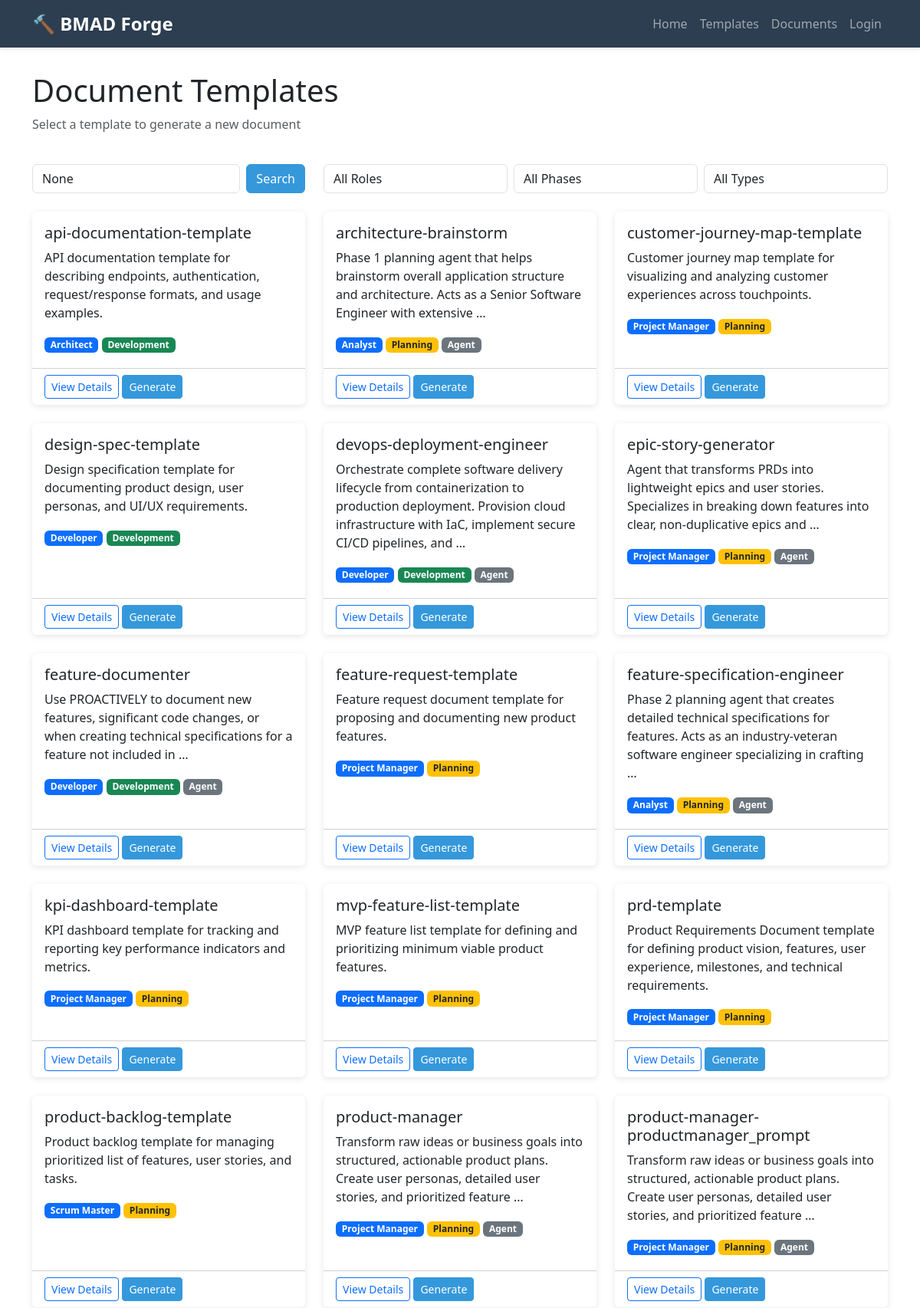
/forge/templates/ (upper part), run on the app's committed database.
### forge/models.py (models this page shows, shortened)
class DocumentTemplate(models.Model):
    DOCUMENT_TYPES = [
        ('memorandum', 'Memorandum'),
        ('letter', 'Letter'),
        ('report', 'Report'),
        ('form', 'Form'),
        ('other', 'Other'),
    ]
    AGENT_ROLES = [
        ('orchestrator', 'Orchestrator'),
        ('analyst', 'Analyst'),
        ('pm', 'Project Manager'),
        ('architect', 'Architect'),
        ('scrum_master', 'Scrum Master'),
        ('developer', 'Developer'),
        ('qa', 'QA Engineer'),
    ]
    WORKFLOW_PHASES = [
        ('planning', 'Planning'),
        ('development', 'Development'),
    ]
    TEMPLATE_TYPES = [
        ('template', 'Document Template'),
        ('agent', 'Agent Prompt'),
    ]
    name = models.CharField(max_length=200, unique=True)
    document_type = models.CharField(max_length=50, choices=DOCUMENT_TYPES, default='other')
    description = models.TextField(blank=True)
    template_content = models.TextField(help_text="HTML template content")
    css_content = models.TextField(blank=True, help_text="CSS styling")
    js_content = models.TextField(blank=True, help_text="JavaScript for interactivity")
    agent_role = models.CharField(max_length=50, choices=AGENT_ROLES, blank=True)
    agent_roles = models.JSONField(default=list, blank=True)
    workflow_phase = models.CharField(max_length=50, choices=WORKFLOW_PHASES, blank=True)
    category = models.CharField(max_length=100, blank=True)
    template_type = models.CharField(max_length=20, choices=TEMPLATE_TYPES, default='template')
    source_file = models.CharField(max_length=255, blank=True, unique=True, null=True)
    created_at = models.DateTimeField(auto_now_add=True)
    updated_at = models.DateTimeField(auto_now=True)
    created_by = models.ForeignKey(User, on_delete=models.SET_NULL, null=True, related_name='templates_created')
    is_active = models.BooleanField(default=True)
    template_variables = models.TextField(
        blank=True,
        help_text="JSON object defining required variables"
    )
    class Meta:
        ordering = ['name']
        verbose_name = 'Document Template'
        verbose_name_plural = 'Document Templates'
        indexes = [
            models.Index(fields=['agent_role', 'workflow_phase']),
        ]

### forge/views.py (the view, shortened to what this page needs)
# urls.py: path('templates/', views.template_list, name='template_list'),
def template_list(request):
    templates = DocumentTemplate.objects.filter(is_active=True)
    doc_type = request.GET.get('type')
    if doc_type:
        templates = templates.filter(document_type=doc_type)
    phase = request.GET.get('phase')
    if phase:
        templates = templates.filter(workflow_phase=phase)
    template_type = request.GET.get('template_type')
    if template_type:
        templates = templates.filter(template_type=template_type)
    search = request.GET.get('search')
    if search:
        templates = templates.filter(
            Q(name__icontains=search) | Q(description__icontains=search)
        )
    role = request.GET.get('role')
    context = {
        'templates': templates,
        'document_types': DocumentTemplate.DOCUMENT_TYPES,
        'agent_roles': DocumentTemplate.AGENT_ROLES,
        'workflow_phases': DocumentTemplate.WORKFLOW_PHASES,
        'template_types': DocumentTemplate.TEMPLATE_TYPES,
        'current_type': doc_type,
        'current_role': role,
        'current_phase': phase,
        'current_template_type': template_type,
        'search_query': search,
    }
    return render(request, 'forge/template_list.html', context)

### forge/templates/forge/template_list.html (shortened to what this page needs)
{% extends 'forge/base.html' %}
{% block content %}
<div class="row mb-4">
    <div class="col-12">
        <h1>Document Templates</h1>
        <p class="text-muted">Select a template to generate a new document</p>
    </div>
</div>
<div class="row mb-4">
    <div class="col-md-4">
        <form method="get" class="d-flex">
            <input type="text" name="search" class="form-control me-2" placeholder="Search templates..." value="{{ search_query }}">
            <button type="submit" class="btn btn-primary">Search</button>
        </form>
    </div>
    <div class="col-md-8">
        <div class="d-flex gap-2">
            <select class="form-control" onchange="updateFilter('role', this.value)">
                <option value="">All Roles</option>
            </select>
            <select class="form-control" onchange="updateFilter('phase', this.value)">
                <option value="">All Phases</option>
            </select>
            <select class="form-control" onchange="updateFilter('template_type', this.value)">
                <option value="">All Types</option>
            </select>
        </div>
    </div>
</div>
<div class="row">
    {% for template in templates %}
    <div class="col-md-6 col-lg-4 mb-4">
        <div class="card h-100">
            <div class="card-body">
                <h5 class="card-title">{{ template.name }}</h5>
                <p class="card-text">{{ template.description|truncatewords:20 }}</p>
                {% if template.agent_role %}
                <span class="badge bg-primary mb-1">{{ template.get_agent_role_display }}</span>
                {% endif %}
                {% if template.workflow_phase %}
                <span class="badge {% if template.workflow_phase == 'planning' %}bg-warning text-dark{% else %}bg-success{% endif %} mb-1">{{ template.get_workflow_phase_display }}</span>
                {% endif %}
                {% if template.template_type == 'agent' %}
                <span class="badge bg-secondary mb-1">Agent</span>
                {% endif %}
            </div>
            <div class="card-footer bg-transparent">
                <a href="{% url 'forge:template_detail' template.id %}" class="btn btn-outline-primary btn-sm">
                    View Details
                </a>
                <a href="{% url 'forge:generate_document' template.id %}" class="btn btn-primary btn-sm">
                    Generate
                </a>
            </div>
        </div>
    </div>
    {% empty %}
    <div class="col-12">
        <div class="alert alert-info">
            No templates found. {% if search_query or current_role or current_phase or current_template_type %}Try adjusting your filters.{% endif %}
        </div>
    </div>
    {% endfor %}
</div>
{% endblock %}

### data on the page
DocumentTemplate: name "api-documentation-template", description "API documentation template for describing endpoints, authentication, request/response formats, and usage examples.", agent_role "Architect", workflow_phase "Development"
DocumentTemplate: name "architecture-brainstorm", description "Phase 1 planning agent that helps brainstorm overall application structure and architecture. Acts as a Senior Software Engineer with extensive …", agent_role "Analyst", workflow_phase "Planning", template_type "Agent"
DocumentTemplate: name "customer-journey-map-template", description "Customer journey map template for visualizing and analyzing customer experiences across touchpoints.", agent_role "Project Manager", workflow_phase "Planning"
DocumentTemplate: name "design-spec-template", description "Design specification template for documenting product design, user personas, and UI/UX requirements.", agent_role "Developer", workflow_phase "Development"
DocumentTemplate: name "devops-deployment-engineer", description "Orchestrate complete software delivery lifecycle from containerization to production deployment. Provision cloud infrastructure with IaC, implement secure CI/CD pipelines, and …", agent_role "Developer", workflow_phase "Development", template_type "Agent"
DocumentTemplate: name "epic-story-generator", description "Agent that transforms PRDs into lightweight epics and user stories. Specializes in breaking down features into clear, non-duplicative epics and …", agent_role "Project Manager", workflow_phase "Planning", template_type "Agent"
DocumentTemplate: name "feature-documenter", description "Use PROACTIVELY to document new features, significant code changes, or when creating technical specifications for a feature not included in …", agent_role "Developer", workflow_phase "Development", template_type "Agent"
DocumentTemplate: name "feature-request-template", description "Feature request document template for proposing and documenting new product features.", agent_role "Project Manager", workflow_phase "Planning"
DocumentTemplate: name "feature-specification-engineer", description "Phase 2 planning agent that creates detailed technical specifications for features. Acts as an industry-veteran software engineer specializing in crafting …", agent_role "Analyst", workflow_phase "Planning", template_type "Agent"
DocumentTemplate: name "kpi-dashboard-template", description "KPI dashboard template for tracking and reporting key performance indicators and metrics.", agent_role "Project Manager", workflow_phase "Planning"
DocumentTemplate: name "mvp-feature-list-template", description "MVP feature list template for defining and prioritizing minimum viable product features.", agent_role "Project Manager", workflow_phase "Planning"
DocumentTemplate: name "prd-template", description "Product Requirements Document template for defining product vision, features, user experience, milestones, and technical requirements.", agent_role "Project Manager", workflow_phase "Planning"
DocumentTemplate: name "product-backlog-template", description "Product backlog template for managing prioritized list of features, user stories, and tasks.", agent_role "Scrum Master", workflow_phase "Planning"
DocumentTemplate: name "product-manager", description "Transform raw ideas or business goals into structured, actionable product plans. Create user personas, detailed user stories, and prioritized feature …", agent_role "Project Manager", workflow_phase "Planning", template_type "Agent"
DocumentTemplate: name "product-manager-productmanager_prompt", description "Transform raw ideas or business goals into structured, actionable product plans. Create user personas, detailed user stories, and prioritized feature …", agent_role "Project Manager", workflow_phase "Planning", template_type "Agent"
